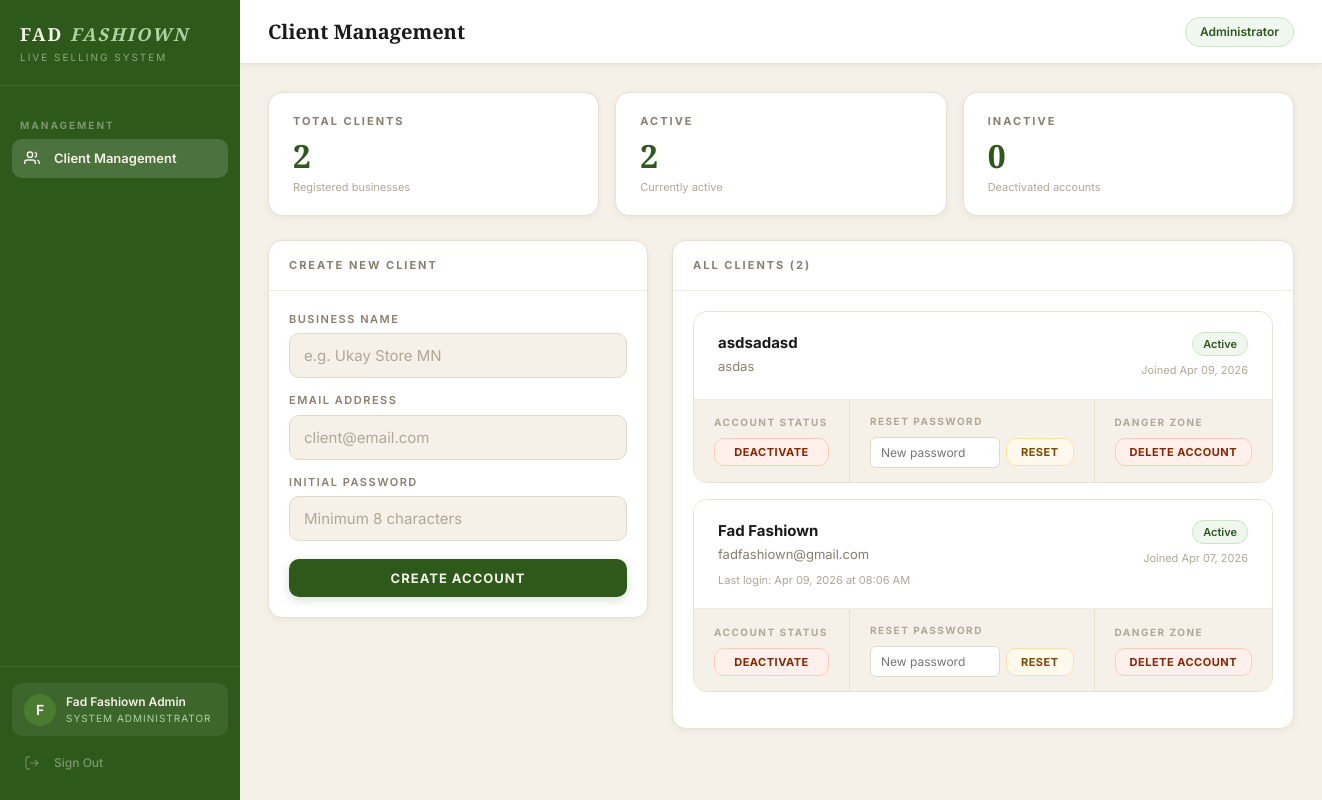
Screenshot of /admin (signed in) with the database file from the repository.
### auth/models.py (models this page shows, shortened)
class Client(UserMixin, db.Model):
    __tablename__ = 'clients'
    id = db.Column(db.Integer, primary_key=True)
    business_name = db.Column(db.String(100), nullable=False)
    email = db.Column(db.String(120), unique=True, nullable=False)
    password_hash = db.Column(db.String(255), nullable=False)
    plan = db.Column(db.String(20), default='active')
    is_active = db.Column(db.Boolean, default=True)
    is_admin = db.Column(db.Boolean, default=False)
    created_at = db.Column(db.DateTime, default=datetime.utcnow)
    last_login = db.Column(db.DateTime, nullable=True)
    orders = db.relationship('Order', backref='client', lazy=True)
    token = db.Column(db.String(64), unique=True, nullable=True)
    detection_mode = db.Column(db.String(20), default='keywords')
    custom_keywords = db.Column(db.Text, default='mine')
    highlight_numbers = db.Column(db.Boolean, default=False)

### auth/routes.py (the view)
@auth.route('/admin')
@admin_required
def admin_panel():
    clients = Client.query.filter_by(is_admin=False).order_by(
        Client.created_at.desc()
    ).all()
    return render_template('admin.html', clients=clients)

### auth/routes.py (called while the page is built)
def admin_required(f):
    @wraps(f)
    def decorated_function(*args, **kwargs):
        if not current_user.is_authenticated:
            return redirect(url_for('auth.login'))
        if not current_user.is_admin:
            abort(403)
        return f(*args, **kwargs)
    return decorated_function

### templates/admin.html (shortened to what this page needs)
{% extends "base.html" %}
{% block page_title %}Client Management{% endblock %}
{% block topbar_right %}
<span class="status-pill connected">Administrator</span>
{% endblock %}
{% block content %}
<div class="stats-grid" style="margin-bottom:24px">
    <div class="stat-card">
        <div class="stat-label">Total Clients</div>
        <div class="stat-number">{{ clients|length }}</div>
        <div class="stat-sub">Registered businesses</div>
    </div>
    <div class="stat-card">
        <div class="stat-label">Active</div>
        <div class="stat-number">
            {{ clients|selectattr('is_active')|list|length }}
        </div>
        <div class="stat-sub">Currently active</div>
    </div>
    <div class="stat-card">
        <div class="stat-label">Inactive</div>
        <div class="stat-number">
            {{ clients|rejectattr('is_active')|list|length }}
        </div>
        <div class="stat-sub">Deactivated accounts</div>
    </div>
</div>
<div class="admin-grid">
    <div>
        <div class="card">
            <div class="card-header">
                <span class="card-title">Create New Client</span>
            </div>
            <div class="card-body">
                <form method="POST" action="/admin/create-client" id="create-client-form">
                    <div class="form-group">
                        <label class="form-label">Business Name</label>
                        <input type="text" name="business_name"
                               class="form-input"
                               placeholder="e.g. Ukay Store MN" required />
                    </div>
                    <div class="form-group">
                        <label class="form-label">Email Address</label>
                        <input type="email" name="email"
                               class="form-input"
                               placeholder="client@email.com" required />
                    </div>
                    <div class="form-group">
                        <label class="form-label">Initial Password</label>
                        <input type="text" name="password"
                               class="form-input"
                               placeholder="Minimum 8 characters"
                               required minlength="6" />
                    </div>
                    <button type="button"
                            onclick="handleCreateAccount()"
                            class="btn btn-primary"
                            style="width:100%;margin-top:4px">
                        Create Account
                    </button>
                </form>
            </div>
        </div>
    </div>
    <div>
        <div class="card">
            <div class="card-header">
                <span class="card-title">All Clients ({{ clients|length }})</span>
            </div>
            <div class="card-body">
                {% if clients %}
                    {% for client in clients %}
                        <div class="client-card {{ '' if client.is_active else 'inactive' }}">
                            <div class="client-card-header">
                                <div class="client-card-info">
                                    <div class="client-card-name">{{ client.business_name }}</div>
                                    <div class="client-card-email">{{ client.email }}</div>
                                    {% if client.last_login %}
                                    <div class="client-card-last-login">
                                        Last login: {{ client.last_login.strftime('%b %d, %Y at %I:%M %p') }}
                                    </div>
                                    {% endif %}
                                </div>
                                <div class="client-card-status">
                                    <span class="badge {{ 'badge-active' if client.is_active else 'badge-inactive' }}">
                                        {{ 'Active' if client.is_active else 'Inactive' }}
                                    </span>
                                    <div class="client-card-joined">
                                        Joined {{ client.created_at.strftime('%b %d, %Y') }}
                                    </div>
                                </div>
                            </div>
                            <div class="client-card-actions">
                                <div class="action-group">
                                    <div class="action-group-label">Account Status</div>
                                    <button
                                        data-client-id="{{ client.id }}"
                                        data-client-name="{{ client.business_name }}"
                                        data-is-active="{{ '1' if client.is_active else '0' }}"
                                        onclick="handleToggleClient(this)"
                                        class="btn {{ 'btn-danger' if client.is_active else 'btn-success' }} btn-sm">
                                        {{ 'Deactivate' if client.is_active else 'Activate' }}
                                    </button>
                                </div>
                                <div class="action-group">
                                    <div class="action-group-label">Reset Password</div>
                                    <div class="reset-form">
                                        <input type="text"
                                            id="reset-input-{{ client.id }}"
                                            class="reset-input"
                                            placeholder="New password" />
                                        <button onclick="handleResetPassword('{{ client.id }}', '{{ client.business_name }}')"
                                                class="btn btn-warning btn-sm">
                                            Reset
                                        </button>
                                    </div>
                                </div>
                                <div class="action-group">
                                    <div class="action-group-label">Danger Zone</div>
                                    <button onclick="Modal.confirm({
                                        title: 'Delete Client Account',
                                        message: 'You are about to permanently delete the account for:',
                                        detail: '{{ client.business_name }}',
                                        warning: 'This action cannot be undone. All data associated with this account will be permanently removed.',
                                        confirmText: 'Delete Account',
                                        confirmClass: 'btn-danger',
                                        onConfirm: function() {
                                            document.getElementById('delete-form-{{ client.id }}').submit();
                                        }
                                    })"
                                    class="btn btn-danger btn-sm">
                                        Delete Account
                                    </button>
                                </div>
                            </div>
                        </div>
                        {% endfor %}
                {% else %}
                    <div class="empty-state">
                        No clients yet. Create your first client above.
                    </div>
                {% endif %}
            </div>
        </div>
    </div>
</div>
{% endblock %}

### templates/base.html (shortened to what this page needs)
<!DOCTYPE html>
<html lang="en">
<head>
    <link rel="stylesheet" href="/static/style.css">
</head>
<body>
<div class="app-layout">
    <aside class="sidebar" id="sidebar">
        <div class="sidebar-brand">
            <div class="brand-name">FAD <em>FASHIOWN</em></div>
            <div class="brand-sub">Live Selling System</div>
        </div>
        <nav class="sidebar-nav">
            {% if current_user.is_admin %}
            <div class="nav-section-label">Management</div>
            <a href="/admin"
               class="nav-item {% if request.endpoint == 'auth.admin_panel' %}active{% endif %}">
                <span class="nav-icon">
                    <svg width="16" height="16" fill="none" stroke="currentColor" stroke-width="2" viewBox="0 0 24 24">
                        <path d="M17 21v-2a4 4 0 0 0-4-4H5a4 4 0 0 0-4 4v2"/>
                        <circle cx="9" cy="7" r="4"/>
                        <path d="M23 21v-2a4 4 0 0 0-3-3.87"/>
                        <path d="M16 3.13a4 4 0 0 1 0 7.75"/>
                    </svg>
                </span>
                Client Management
            </a>
            {% endif %}
        </nav>
        <div class="sidebar-footer">
            <div class="client-info">
                <div class="client-avatar">
                    {{ current_user.business_name[0].upper() }}
                </div>
                <div class="client-details">
                    <div class="client-name">{{ current_user.business_name }}</div>
                    <div class="client-plan">
                        {% if current_user.is_admin %}System Administrator{% else %}Live Selling{% endif %}
                    </div>
                </div>
            </div>
            <a href="/logout" class="nav-item nav-signout">
                <span class="nav-icon">
                    <svg width="16" height="16" fill="none" stroke="currentColor" stroke-width="2" viewBox="0 0 24 24">
                        <path d="M9 21H5a2 2 0 0 1-2-2V5a2 2 0 0 1 2-2h4"/>
                        <polyline points="16 17 21 12 16 7"/>
                        <line x1="21" y1="12" x2="9" y2="12"/>
                    </svg>
                </span>
                Sign Out
            </a>
        </div>
    </aside>
    <main class="main-content">
        <div class="topbar">
            <div style="display:flex;align-items:center;gap:14px">
                <div class="topbar-title">{% block page_title %}{% endblock %}</div>
            </div>
            <div class="topbar-right">
                {% block topbar_right %}{% endblock %}
            </div>
        </div>
        <div class="page-content">
            {% block content %}{% endblock %}
        </div>
    </main>
</div>
</body>
</html>

### rows the page displays
Client: business_name "F", business_name "Fad Fashiown Admin"
Client: business_name "asdsadasd", email "asdas", is_active "Active", created_at "Apr 09, 2026", is_active "DEACTIVATE"
Client: business_name "Fad Fashiown", email "fadfashiown@gmail.com", last_login "Apr 09, 2026 at 08:06 AM", is_active "Active", created_at "Apr 07, 2026", is_active "DEACTIVATE"

### other values shown
{{ clients|length }} "2"
{{ clients|selectattr('is_active')|list|length }} "2"
{{ clients|rejectattr('is_active')|list|length }} "0"
